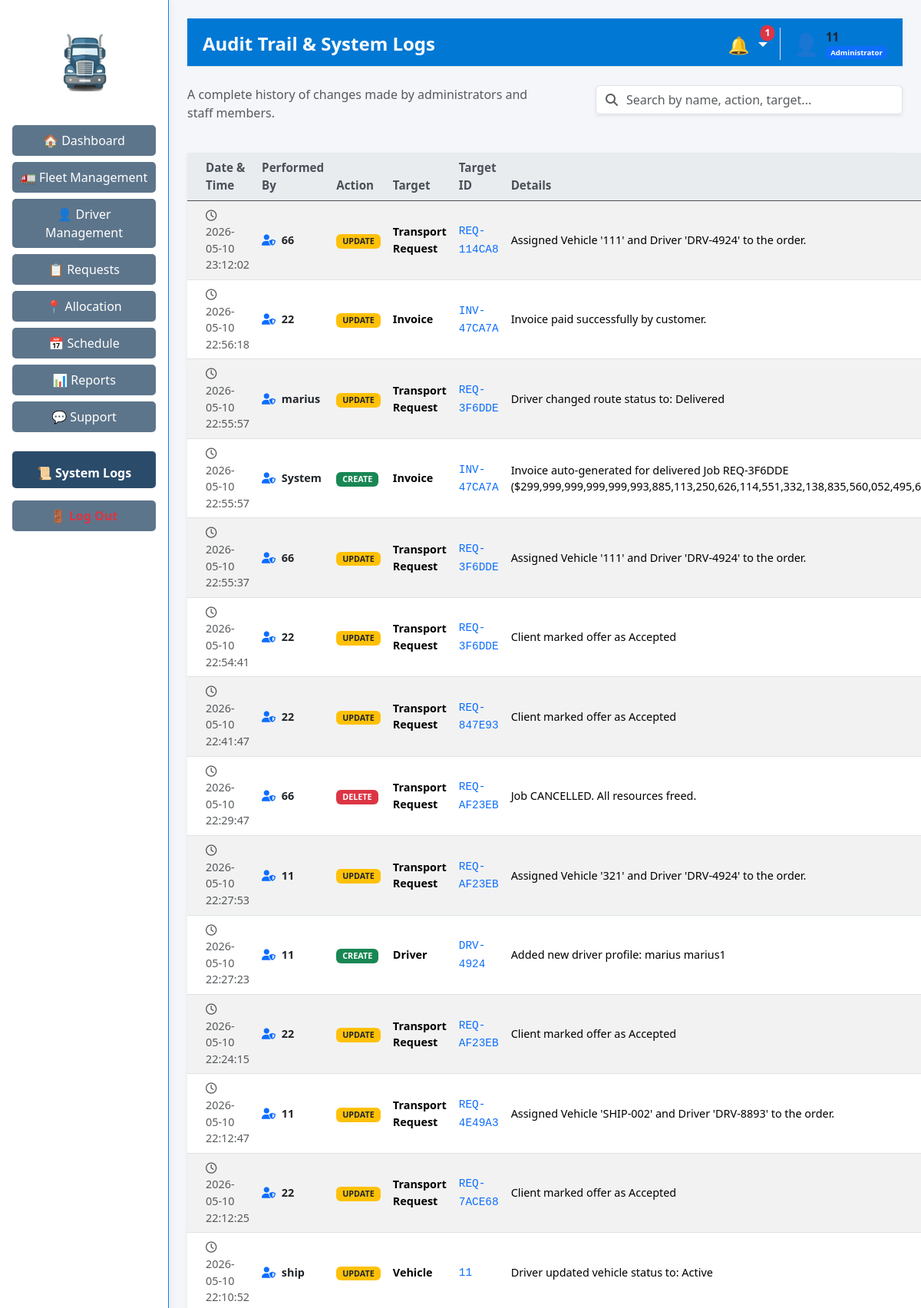
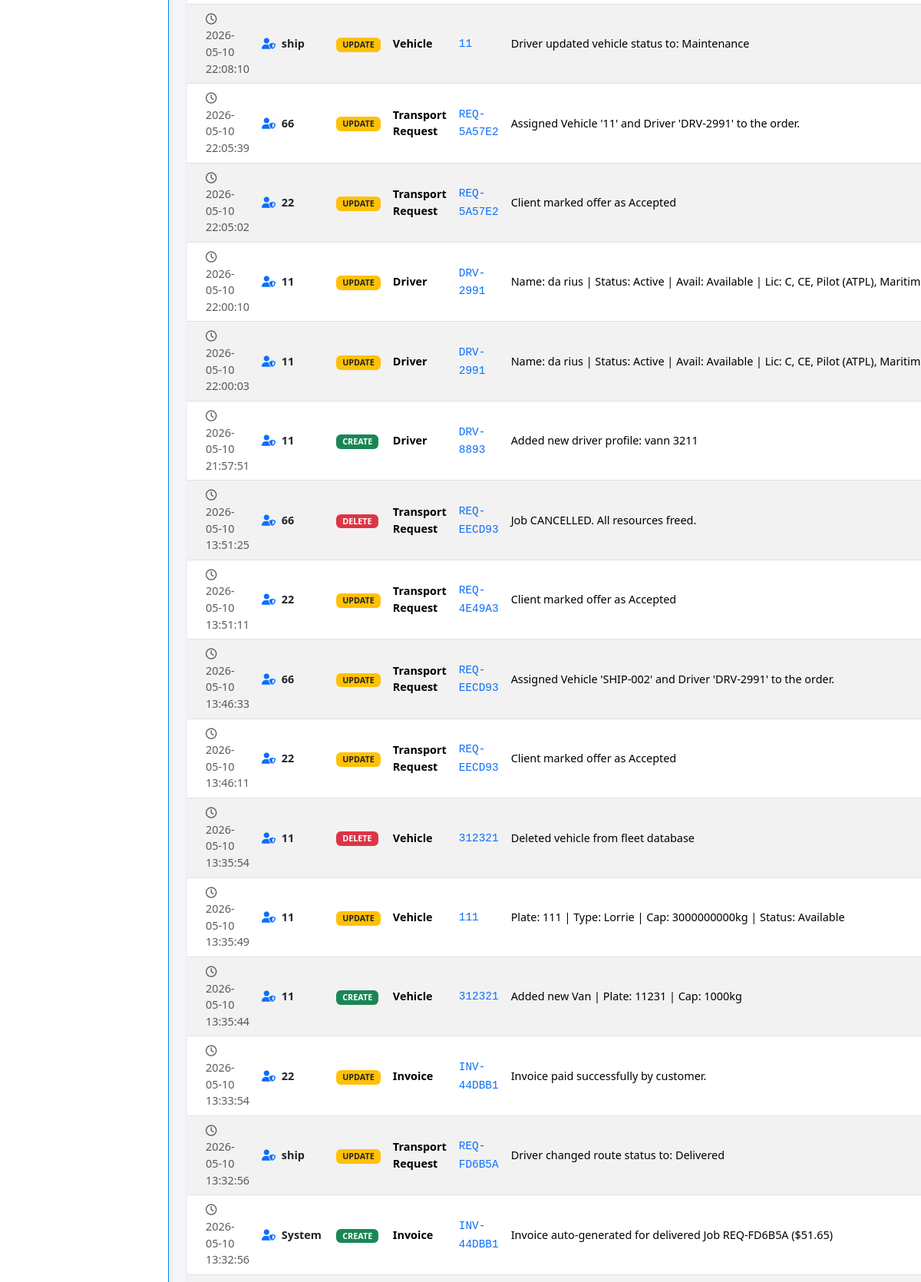
The app's page /system_logs (signed in, upper part) with its own data (2 pictures, top to bottom).
### tables this page shows
CREATE TABLE system_logs (
                    id INTEGER PRIMARY KEY AUTOINCREMENT,
                    action_type TEXT NOT NULL,    -- Ex: CREATE, UPDATE, DELETE
                    target_entity TEXT NOT NULL,  -- Ex: Driver, Request, Vehicle
                    target_id TEXT,               -- Ex: DRV-1234
                    performed_by TEXT NOT NULL,   -- Ex: Andrei (Administrator)
                    details TEXT,                 -- Ex: "Schimbat status din Pending în In Transit"
                    timestamp DATETIME DEFAULT (datetime('now', 'localtime'))
                );

### app/routes/log_routes.py (the view)
@log_bp.route('/system_logs')
def view_logs():
    if 'user_id' not in session or session.get('role') not in ['Administrator', 'Staff']:
        return redirect(url_for('auth.login'))
    logs_data = log_logic.get_logs_data()
    return render_template('admin/system_logs.html', logs=logs_data)

### app/controllers/log_controller.py (called while the page is built)
    def get_logs_data(self) -> List[Dict[str, Any]]:
        return self.model.get_all_logs()

### app/models/log_model.py (called while the page is built)
    def get_all_logs(self) -> List[Dict[str, Any]]:
        try:
            with sqlite3.connect(DB_PATH) as conn:
                conn.row_factory = sqlite3.Row
                cursor = conn.cursor()
                cursor.execute("SELECT * FROM system_logs ORDER BY timestamp DESC")
                return [dict(row) for row in cursor.fetchall()]
        except sqlite3.Error as e:
            logging.error(f"Eroare citire loguri: {e}")
            return []

### app/models/notification_model.py (called while the page is built)
    def get_unread_notifications(self, target1: str, target2: str = '') -> List[Dict[str, Any]]:
        try:
            with sqlite3.connect(DB_PATH) as conn:
                conn.row_factory = sqlite3.Row
                cursor = conn.execute(
                    "SELECT * FROM notifications WHERE target_role IN (?, ?, 'All') AND is_read = 0 ORDER BY timestamp DESC",
                    (str(target1).strip(), str(target2).strip())
                )
                return [dict(row) for row in cursor.fetchall()]
        except sqlite3.Error as e:
            logging.error(f"Error fetching notifications: {e}")
            return []

### app/templates/admin/system_logs.html (shortened to what this page needs)
{% extends "layouts/admin_layout.html" if session.get('role') == 'Administrator' else "layouts/staff_layout.html" %}
{% block page_header %}Audit Trail & System Logs{% endblock %}
{% block content %}
<div class="row mb-4">
    <div class="col-md-6">
        <p class="text-muted">A complete history of changes made by administrators and staff members.</p>
    </div>
    <div class="col-md-6 text-end">
        <div class="input-group shadow-sm custom-rounded" style="max-width: 400px; margin-left: auto;">
            <span class="input-group-text bg-white border-end-0"><i class="fa-solid fa-search text-muted"></i></span>
            <input type="text" id="logSearchInput" class="form-control border-start-0 ps-0" placeholder="Search by name, action, target...">
        </div>
    </div>
</div>
<div class="table-container shadow-sm border-0 custom-rounded">
    <table class="table table-striped table-hover custom-table mb-0 align-middle" id="logsTable">
        <thead class="table-dark">
            <tr>
                <th class="ps-4">Date & Time</th>
                <th>Performed By</th>
                <th>Action</th>
                <th>Target</th>
                <th>Target ID</th>
                <th>Details</th>
            </tr>
        </thead>
        <tbody>
            {% if logs|length == 0 %}
            <tr id="noLogsRow"><td colspan="6" class="text-center py-5 text-muted">No logs recorded yet.</td></tr>
            {% else %}
                {% for log in logs %}
                <tr class="log-item">
                    <td class="ps-4 text-muted small log-time" data-time="{{ log.timestamp }}">
                        <i class="fa-regular fa-clock me-1"></i> {{ log.timestamp }}
                    </td>
                    <td class="fw-bold text-dark">
                        <i class="fa-solid fa-user-shield me-1 text-primary"></i> {{ log.performed_by }}
                    </td>
                    <td>
                        <span class="badge bg-{{ 'success' if log.action_type == 'CREATE' else ('danger' if log.action_type == 'DELETE' else 'warning text-dark') }} px-2 py-1">
                            {{ log.action_type }}
                        </span>
                    </td>
                    <td class="fw-bold">{{ log.target_entity }}</td>
                    <td><span class="text-primary font-monospace">{{ log.target_id }}</span></td>
                    <td class="small">{{ log.details }}</td>
                </tr>
                {% endfor %}
            {% endif %}
        </tbody>
    </table>
</div>
{% endblock %}

### app/static/css/style.css (style rules this page uses)
body { margin: 0; padding: 0; font-family: 'Segoe UI', Tahoma, Geneva, Verdana, sans-serif; }
.table-container { background: white; border: 1px solid #ced4da; border-radius: 4px; }
.custom-table th { background-color: #e9ecef; color: #495057; font-weight: 600; font-size: 0.95rem; }
.custom-table td { font-size: 0.9rem; vertical-align: middle; }

### records on screen
system_logs: timestamp "2026-05-10 23:12:02", performed_by "66", action_type "UPDATE", target_entity "Transport Request", target_id "REQ-114CA8", details "Assigned Vehicle '111' and Driver 'DRV-4924' to the order."
system_logs: timestamp "2026-05-10 22:56:18", performed_by "22", action_type "UPDATE", target_entity "Invoice", target_id "INV-47CA7A", details "Invoice paid successfully by customer."
system_logs: timestamp "2026-05-10 22:55:57", performed_by "marius", action_type "UPDATE", target_entity "Transport Request", target_id "REQ-3F6DDE", details "Driver changed route status to: Delivered"
system_logs: timestamp "2026-05-10 22:55:57", performed_by "System", action_type "CREATE", target_entity "Invoice", target_id "INV-47CA7A", details "Invoice auto-generated for delivered Job REQ-3F6DDE…"
system_logs: timestamp "2026-05-10 22:55:37", performed_by "66", action_type "UPDATE", target_entity "Transport Request", target_id "REQ-3F6DDE", details "Assigned Vehicle '111' and Driver 'DRV-4924' to the order."
system_logs: timestamp "2026-05-10 22:54:41", performed_by "22", action_type "UPDATE", target_entity "Transport Request", target_id "REQ-3F6DDE", details "Client marked offer as Accepted"
system_logs: timestamp "2026-05-10 22:41:47", performed_by "22", action_type "UPDATE", target_entity "Transport Request", target_id "REQ-847E93", details "Client marked offer as Accepted"
system_logs: timestamp "2026-05-10 22:29:47", performed_by "66", action_type "DELETE", target_entity "Transport Request", target_id "REQ-AF23EB", details "Job CANCELLED. All resources freed."
system_logs: timestamp "2026-05-10 22:27:53", performed_by "11", action_type "UPDATE", target_entity "Transport Request", target_id "REQ-AF23EB", details "Assigned Vehicle '321' and Driver 'DRV-4924' to the order."
system_logs: timestamp "2026-05-10 22:27:23", performed_by "11", action_type "CREATE", target_entity "Driver", target_id "DRV-4924", details "Added new driver profile: marius marius1"
system_logs: timestamp "2026-05-10 22:24:15", performed_by "22", action_type "UPDATE", target_entity "Transport Request", target_id "REQ-AF23EB", details "Client marked offer as Accepted"
system_logs: timestamp "2026-05-10 22:12:47", performed_by "11", action_type "UPDATE", target_entity "Transport Request", target_id "REQ-4E49A3", details "Assigned Vehicle 'SHIP-002' and Driver 'DRV-8893' to the order."
system_logs: timestamp "2026-05-10 22:12:25", performed_by "22", action_type "UPDATE", target_entity "Transport Request", target_id "REQ-7ACE68", details "Client marked offer as Accepted"
system_logs: timestamp "2026-05-10 22:10:52", performed_by "ship", action_type "UPDATE", target_entity "Vehicle", target_id "11", details "Driver updated vehicle status to: Active"
system_logs: timestamp "2026-05-10 22:08:10", performed_by "ship", action_type "UPDATE", target_entity "Vehicle", target_id "11", details "Driver updated vehicle status to: Maintenance"
system_logs: timestamp "2026-05-10 22:05:39", performed_by "66", action_type "UPDATE", target_entity "Transport Request", target_id "REQ-5A57E2", details "Assigned Vehicle '11' and Driver 'DRV-2991' to the order."
system_logs: timestamp "2026-05-10 22:05:02", performed_by "22", action_type "UPDATE", target_entity "Transport Request", target_id "REQ-5A57E2", details "Client marked offer as Accepted"
system_logs: timestamp "2026-05-10 22:00:10", performed_by "11", action_type "UPDATE", target_entity "Driver", target_id "DRV-2991", details "Name: da rius | Status: Active | Avail: Available | Lic: C, CE, Pilot (ATPL),…"
system_logs: timestamp "2026-05-10 22:00:03", performed_by "11", action_type "UPDATE", target_entity "Driver", target_id "DRV-2991", details "Name: da rius | Status: Active | Avail: Available | Lic: C, CE, Pilot (ATPL),…"
system_logs: timestamp "2026-05-10 21:57:51", performed_by "11", action_type "CREATE", target_entity "Driver", target_id "DRV-8893", details "Added new driver profile: vann 3211"
system_logs: timestamp "2026-05-10 13:51:25", performed_by "66", action_type "DELETE", target_entity "Transport Request", target_id "REQ-EECD93", details "Job CANCELLED. All resources freed."
system_logs: timestamp "2026-05-10 13:51:11", performed_by "22", action_type "UPDATE", target_entity "Transport Request", target_id "REQ-4E49A3", details "Client marked offer as Accepted"
system_logs: timestamp "2026-05-10 13:46:33", performed_by "66", action_type "UPDATE", target_entity "Transport Request", target_id "REQ-EECD93", details "Assigned Vehicle 'SHIP-002' and Driver 'DRV-2991' to the order."
system_logs: timestamp "2026-05-10 13:46:11", performed_by "22", action_type "UPDATE", target_entity "Transport Request", target_id "REQ-EECD93", details "Client marked offer as Accepted"
system_logs: timestamp "2026-05-10 13:35:54", performed_by "11", action_type "DELETE", target_entity "Vehicle", target_id "312321", details "Deleted vehicle from fleet database"
system_logs: timestamp "2026-05-10 13:35:49", performed_by "11", action_type "UPDATE", target_entity "Vehicle", target_id "111", details "Plate: 111 | Type: Lorrie | Cap: 3000000000kg | Status: Available"
system_logs: timestamp "2026-05-10 13:35:44", performed_by "11", action_type "CREATE", target_entity "Vehicle", target_id "312321", details "Added new Van | Plate: 11231 | Cap: 1000kg"
system_logs: timestamp "2026-05-10 13:33:54", performed_by "22", action_type "UPDATE", target_entity "Invoice", target_id "INV-44DBB1", details "Invoice paid successfully by customer."
system_logs: timestamp "2026-05-10 13:32:56", performed_by "ship", action_type "UPDATE", target_entity "Transport Request", target_id "REQ-FD6B5A", details "Driver changed route status to: Delivered"
system_logs: timestamp "2026-05-10 13:32:56", performed_by "System", action_type "CREATE", target_entity "Invoice", target_id "INV-44DBB1", details "Invoice auto-generated for delivered Job REQ-FD6B5A ($51.65)"

### other values on screen
{{ unread_count }} "1"
{{ session.get('username', 'Admin') }} "11"
